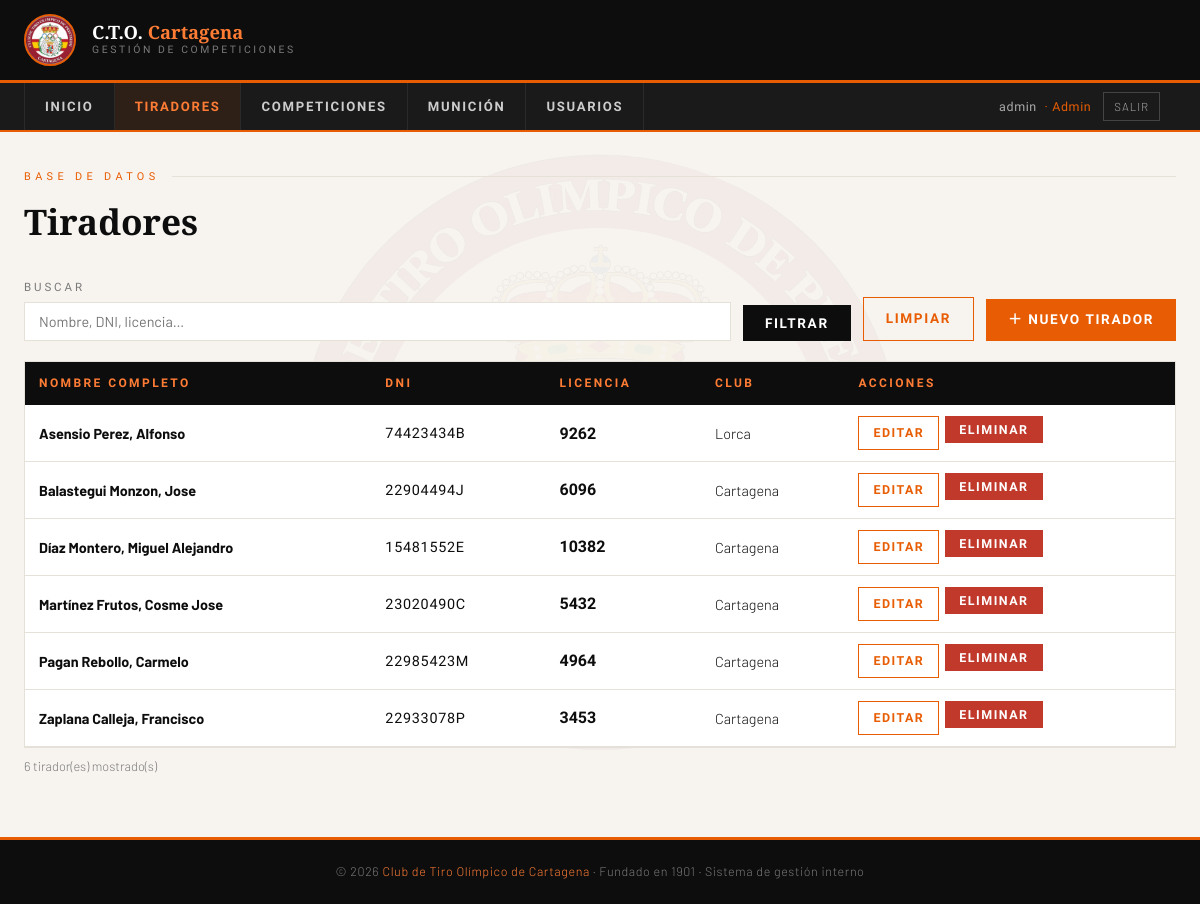
Page /tiradores (signed in) on the committed database.
### tables this page shows
CREATE TABLE usuarios (
                id         INTEGER PRIMARY KEY AUTOINCREMENT,
                username   TEXT UNIQUE NOT NULL,
                password   TEXT NOT NULL,
                rol        TEXT NOT NULL DEFAULT 'tirador',
                tirador_id INTEGER,
                activo     INTEGER DEFAULT 1,
                FOREIGN KEY (tirador_id) REFERENCES tiradores(id)
            );

CREATE TABLE tiradores (
                id        INTEGER PRIMARY KEY AUTOINCREMENT,
                nombre    TEXT NOT NULL,
                apellidos TEXT NOT NULL,
                dni       TEXT UNIQUE NOT NULL,
                licencia  TEXT,
                club      TEXT,
                categoria TEXT
            );

### app.py (the view)
@app.route("/tiradores")
@role_required("admin","encargado","directiva")
def tiradores():
    db  = get_db()
    q   = request.args.get("q","").strip()
    query  = "SELECT * FROM tiradores WHERE 1=1"
    params = []
    if q:
        query += " AND (nombre LIKE ? OR apellidos LIKE ? OR dni LIKE ? OR licencia LIKE ?)"
        params += [f"%{q}%"]*4
    query += " ORDER BY apellidos, nombre"
    lista = db.execute(query, params).fetchall()
    return render_template("tiradores.html", tiradores=lista, q=q)

### app.py (called while the page is built)
@login_manager.user_loader
def load_user(user_id):
    db  = get_db()
    row = db.execute("SELECT * FROM usuarios WHERE id=? AND activo=1", (user_id,)).fetchone()
    if row:
        return User(row["id"], row["username"], row["rol"], row["tirador_id"])
    return None

def role_required(*roles):
    def decorator(f):
        @wraps(f)
        def wrapped(*args, **kwargs):
            if not current_user.is_authenticated:
                return login_manager.unauthorized()
            if current_user.rol not in roles:
                return render_template("403.html"), 403
            return f(*args, **kwargs)
        return wrapped
    return decorator

def get_db():
    db = getattr(g, "_database", None)
    if db is None:
        db = g._database = sqlite3.connect(DB_PATH)
        db.row_factory = sqlite3.Row
    return db

### templates/tiradores.html (shortened to what this page needs)
{% extends "base.html" %}
{% block contenido %}
<p class="pag-etiqueta">Base de datos</p>
<h1 class="pag-titulo">Tiradores</h1>
<form method="GET" style="display:flex;gap:12px;flex-wrap:wrap;margin-bottom:20px;align-items:flex-end;">
  <div class="form-group" style="flex:1;min-width:200px;">
    <label>Buscar</label>
    <input type="text" name="q" value="{{ q }}" placeholder="Nombre, DNI, licencia…">
  </div>
  <button type="submit" class="btn btn-negro">Filtrar</button>
  <a href="/tiradores" class="btn btn-outline">Limpiar</a>
  <a href="/tiradores/nuevo" class="btn btn-naranja" style="margin-left:auto;">＋ Nuevo tirador</a>
</form>
<div class="tabla-wrapper">
  <table>
    <thead><tr>
      <th>Nombre completo</th>
      <th>DNI</th>
      <th>Licencia</th>
      <th>Club</th>
      <th>Acciones</th>
    </tr></thead>
    <tbody>
    {% for t in tiradores %}
    <tr>
      <td><strong>{{ t.apellidos }}, {{ t.nombre }}</strong></td>
      <td style="font-family:'Barlow Condensed',sans-serif;letter-spacing:.05em;">{{ t.dni }}</td>
      <td class="num">{{ t.licencia or '—' }}</td>
      <td>{{ t.club or '—' }}</td>
      <td>
        <div style="display:flex;gap:6px;">
          <a href="/tiradores/{{ t.id }}/editar" class="btn btn-outline btn-sm">Editar</a>
          <form method="POST" action="/tiradores/{{ t.id }}/eliminar"
                onsubmit="return confirm('¿Eliminar a {{ t.nombre }} {{ t.apellidos }}?')">
            <button type="submit" class="btn btn-rojo btn-sm">Eliminar</button>
          </form>
        </div>
      </td>
    </tr>
    {% else %}
    <tr><td colspan="5" style="text-align:center;color:var(--gris);padding:28px;">
      No se encontraron tiradores.
    </td></tr>
    {% endfor %}
    </tbody>
  </table>
</div>
<p style="color:var(--gris);font-size:.8rem;margin-top:8px;">{{ tiradores|length }} tirador(es) mostrado(s)</p>
{% endblock %}

### templates/base.html (shortened to what this page needs)
<!DOCTYPE html>
<html lang="es">
<head>
</head>
<body>
<header>
  <div class="header-inner">
    <a href="/" class="header-brand">
      <img src="/static/escudo.png" alt="Escudo CTO Cartagena">
      <div class="brand-text">
        <div class="brand-title">C.T.O. <span>Cartagena</span></div>
        <div class="brand-sub">Gestión de Competiciones</div>
      </div>
    </a>
  </div>
</header>
<nav>
  <div class="nav-inner">
    <div class="nav-menu" id="navMenu">
      <ul>
        <li><a href="/" class="{% if request.endpoint=='index' %}activo{% endif %}">Inicio</a></li>
        {% if current_user.is_authenticated and current_user.rol in ('admin','encargado','directiva') %}
        <li><a href="/tiradores" class="{% if 'tirador' in (request.endpoint or '') %}activo{% endif %}">Tiradores</a></li>
        {% endif %}
        <li><a href="/competiciones" class="{% if 'competicion' in (request.endpoint or '') or 'puntuacion' in (request.endpoint or '') %}activo{% endif %}">Competiciones</a></li>
        {% if current_user.is_authenticated and current_user.rol in ('admin','encargado','directiva') %}
        <li><a href="/municion" class="{% if 'municion' in (request.endpoint or '') %}activo{% endif %}">Munición</a></li>
        {% endif %}
        {% if current_user.is_authenticated and current_user.rol == 'admin' %}
        <li><a href="/usuarios" class="{% if 'usuario' in (request.endpoint or '') %}activo{% endif %}">Usuarios</a></li>
        {% endif %}
      </ul>
    </div>
    {% if current_user.is_authenticated %}
    <div style="display:flex;align-items:center;gap:12px;padding:0 16px;font-size:.78rem;color:#aaa;">
      <span style="font-family:'Barlow Condensed',sans-serif;letter-spacing:.05em;">
        {{ current_user.username }}
        <span style="color:var(--naranja);margin-left:4px;">· {{ current_user.rol|capitalize }}</span>
      </span>
      <a href="/logout" style="color:#aaa;text-decoration:none;border:1px solid #444;padding:4px 10px;font-size:.72rem;letter-spacing:.08em;text-transform:uppercase;">Salir</a>
    </div>
    {% endif %}
  </div>
</nav>
<div class="contenido">
{% block contenido %}{% endblock %}
</div>
<footer>
  <p>© 2026 <span>Club de Tiro Olímpico de Cartagena</span> · Fundado en 1901 · Sistema de gestión interno</p>
</footer>
</body>
</html>

### rows in the picture
usuarios: username "admin", rol "Admin"
tiradores: apellidos "Asensio Perez", nombre "Alfonso", dni "74423434B", licencia "9262", club "Lorca"
tiradores: apellidos "Balastegui Monzon", nombre "Jose", dni "22904494J", licencia "6096", club "Cartagena"
tiradores: apellidos "Díaz Montero", nombre "Miguel Alejandro", dni "15481552E", licencia "10382", club "Cartagena"
tiradores: apellidos "Martínez Frutos", nombre "Cosme Jose", dni "23020490C", licencia "5432", club "Cartagena"
tiradores: apellidos "Pagan Rebollo", nombre "Carmelo", dni "22985423M", licencia "4964", club "Cartagena"
tiradores: apellidos "Zaplana Calleja", nombre "Francisco", dni "22933078P", licencia "3453", club "Cartagena"

### other values in the picture
{{ tiradores|length }} "6"
